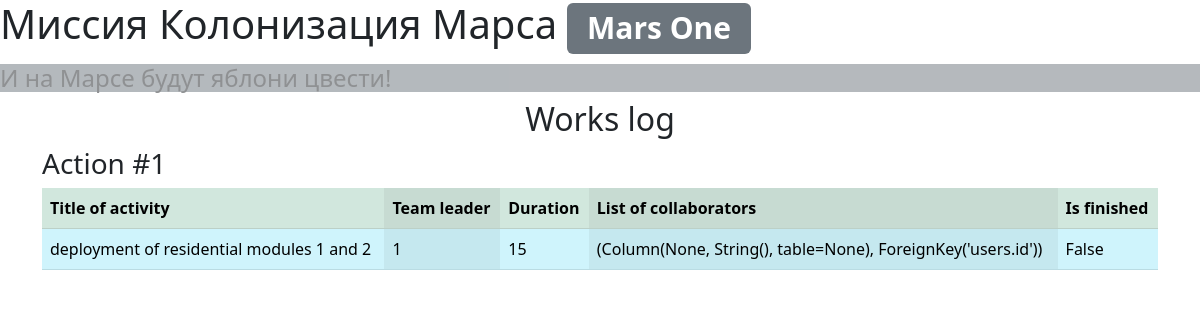
Before: / with the older database file.
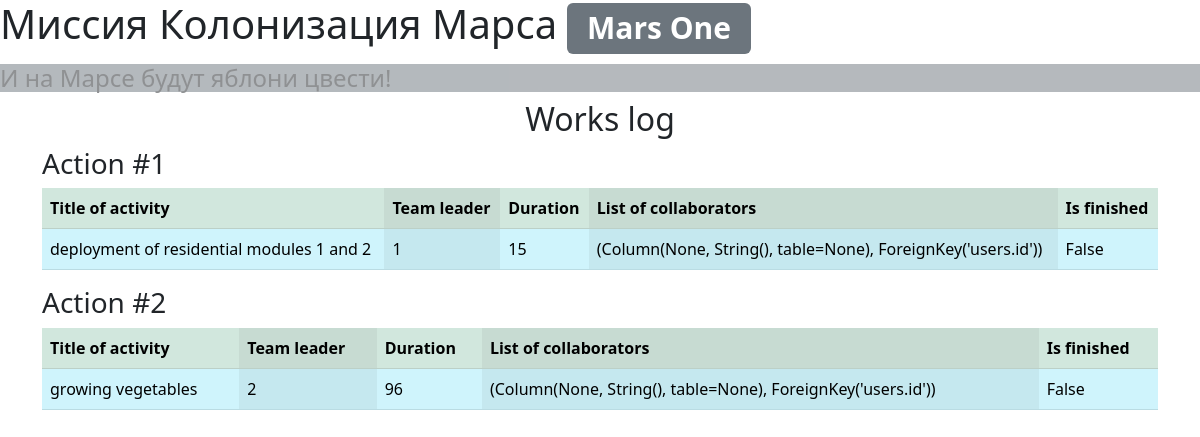
After: the same page with the newer database file.
### data/jobs.py (models this page shows)
class Jobs(SqlAlchemyBase):
    __tablename__ = "jobs"
    id = sqlalchemy.Column(sqlalchemy.Integer, primary_key=True, autoincrement=True)
    team_leader = sqlalchemy.Column(sqlalchemy.Integer, sqlalchemy.ForeignKey("users.id"), nullable=True)
    job = sqlalchemy.Column(sqlalchemy.String, nullable=True)
    work_size = sqlalchemy.Column(sqlalchemy.Integer, nullable=True)
    collaborators = sqlalchemy.Column(sqlalchemy.String, nullable=True), sqlalchemy.ForeignKey("users.id")
    start_date = sqlalchemy.Column(sqlalchemy.DateTime, nullable=True)
    end_date = sqlalchemy.Column(sqlalchemy.DateTime, nullable=True)
    is_finished = sqlalchemy.Column(sqlalchemy.Boolean, nullable=True)

### main.py (the view)
@app.route("/")
def index():
    db_sess = db_session.create_session()
    jobs = db_sess.query(Jobs).all()
    print(jobs[0])
    return render_template("prof.html", jobs=jobs)

### data/db_session.py (called while the page is built)
def create_session() -> Session:
    global __factory
    return __factory()

### templates/prof.html
{% extends "base.html" %}
{% block content %}
    <h2 align="center">Works log</h2>
    {% for i in jobs %}
        <h3>Action #{{i.id}}</h3>
        <table class="table table-striped-columns table-success">
            <tr>
                <th scope="col">Title of activity</th>
                <th scope="col">Team leader</th>
                <th scope="col">Duration</th>
                <th  scope="col">List of collaborators</th>
                <th scope="col">Is finished</th></tr>
            <tr class="table table-info">
                <td>{{i.job}}</td>
                <td>{{i.team_leader}}</td>
                <td>{{i.work_size}}</td>
                <td>{{i.collaborators}}</td>
                <td>{{i.is_finished}}</td></tr>
        </table>
    {% endfor %}
{% endblock %}

### templates/base.html (shortened to what this page needs)
<!DOCTYPE html>
<html lang="en">
<head>
        <link href="https://cdn.jsdelivr.net/npm/bootstrap@5.3.0-alpha1/dist/css/bootstrap.min.css" rel="stylesheet">
    </head>
    <body>
        <h1>Миссия Колонизация Марса <span class="badge bg-secondary">Mars One</span></h1>
        <h4><span class="placeholder col-12 bg-secondary">И на Марсе будут яблони цвести!</span></h4>
        <main role="main" class="container">
        {% block content %}{% endblock %}
        </main>
    </body>
</html>

Changed rows visible on the page:
added Jobs: id "2", job "growing vegetables", team_leader "2", work_size "96", collaborators "(Column(None, String(), table=None), ForeignKey('users.id'))", is_finished "False"
